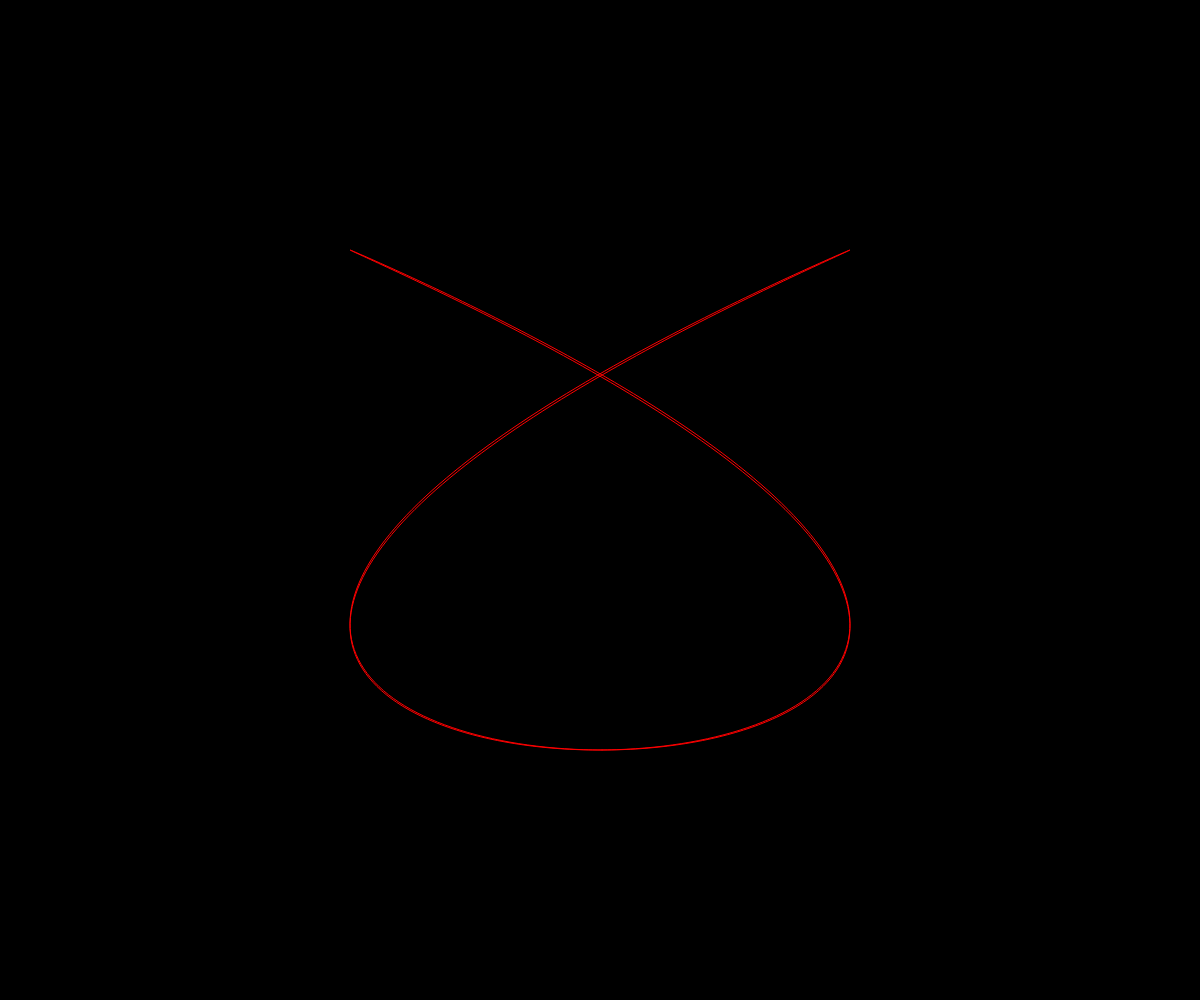
Frame 1 (no input)
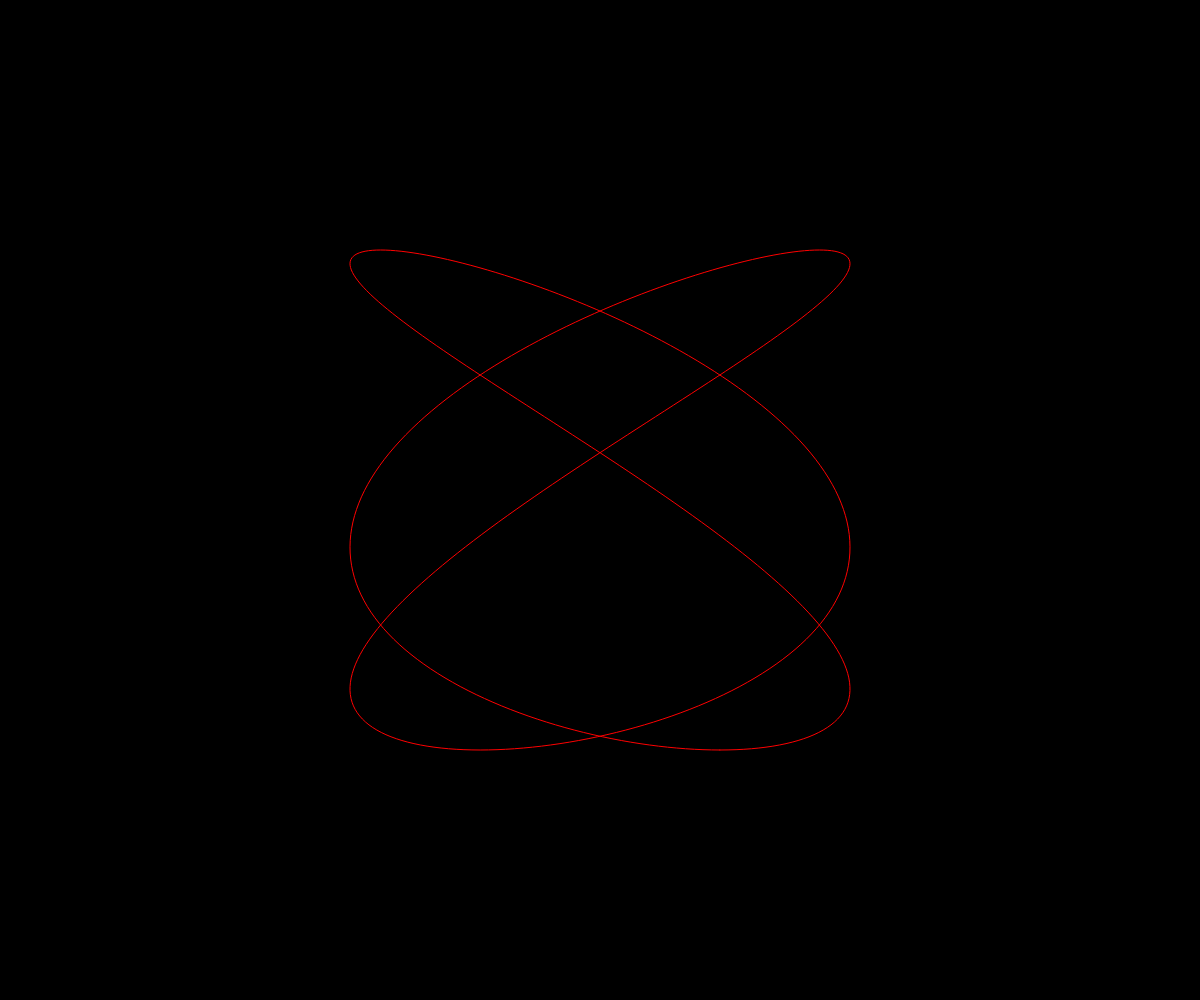
Frame 60 (no input)
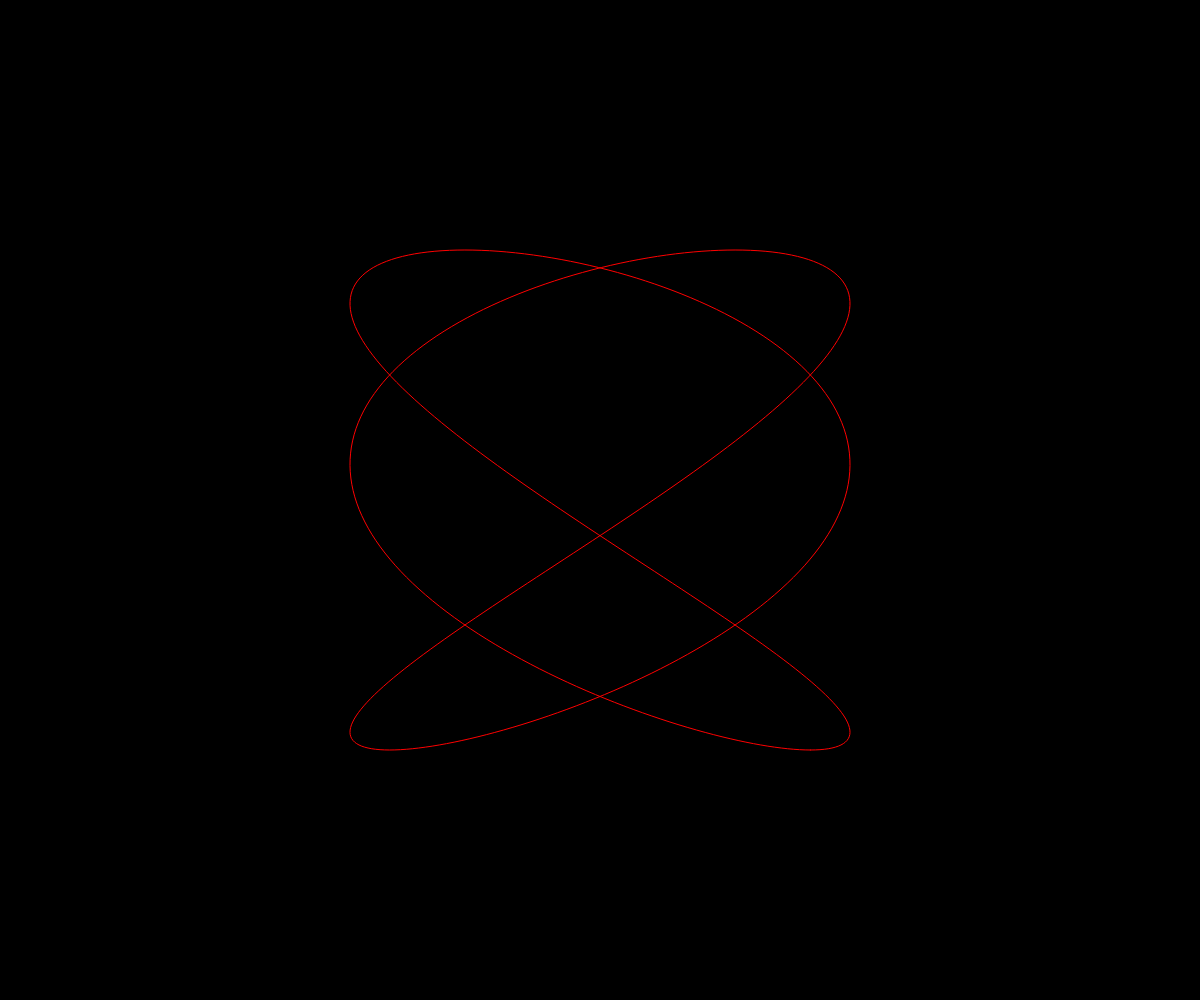
Frame 120 (the mouse pressed at the canvas centre since frame 60)

The p5.js sketch that drew these frames (run headless with seeded random() and noise() and a simulated clock; from frame 60 on, the mouse is pressed at the canvas centre):

// p5.js sketch
// ── sketch.js
let a = 3; // Frequenz in x
let b = 2; // Frequenz in y
let radius = 250;
let points = 500;

function setup() {
  createCanvas(windowWidth, windowHeight);
}

function draw() {
  background(0);

  // phase dreht die Figur langsam
  let phase = millis() * 0.0005;

  stroke(255, 0, 0);
  noFill();
  beginShape();
  for (let i = 0; i <= points; i++) {
    let t = (TWO_PI / points) * i;
    let x = width / 2 + sin(a * t + phase) * radius;
    let y = height / 2 + cos(b * t) * radius;
    vertex(x, y);
  }
  endShape();

  // ÜBUNG: Probiere a und b: (1,1), (3,2), (5,4), (7,3)
}
